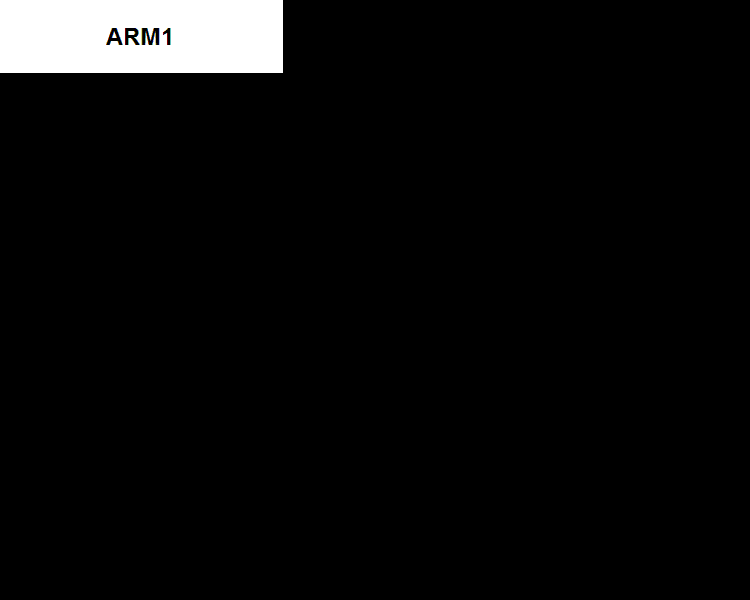
#> input picture APS2-kernels-spatial_operators/Figuras_APS2/Fig3_Arm1.bmp, 750 x 600 px
$ python ex_3_control_robot.py
#> lines starting #> are read from the running program, lines starting #| are printed output that depends on the picture
# Goal: Control a robotic arm by the angle of each coordinate system relative to the one before

import cv2
import matplotlib.pyplot as plt
import numpy as np

arm_1 = cv2.imread("Figuras_APS2/Fig3_Arm1.bmp", cv2.IMREAD_GRAYSCALE)
#> arm_1: shape (600, 750); min 0, max 255, mean 11.4
arm_2 = cv2.imread("Figuras_APS2/Fig3_Arm2.bmp", cv2.IMREAD_GRAYSCALE)
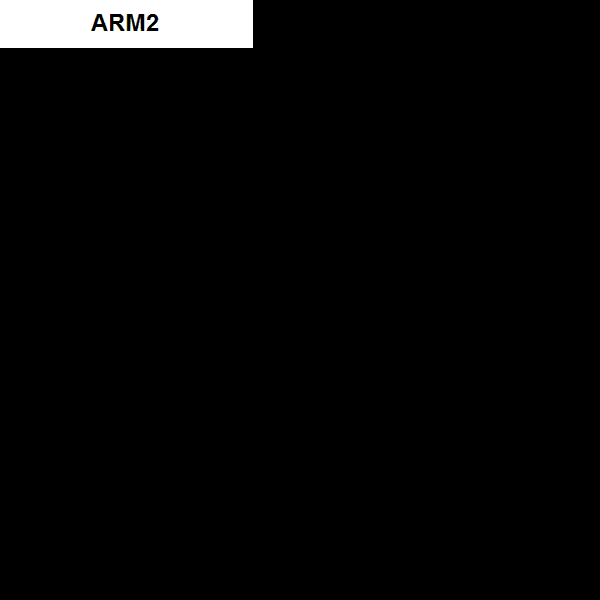
#> input picture APS2-kernels-spatial_operators/Figuras_APS2/Fig3_Arm2.bmp, 600 x 600 px
#> arm_2: shape (600, 600); min 0, max 255, mean 8.2
base = cv2.imread("Figuras_APS2/Fig3_Base.bmp", cv2.IMREAD_GRAYSCALE)
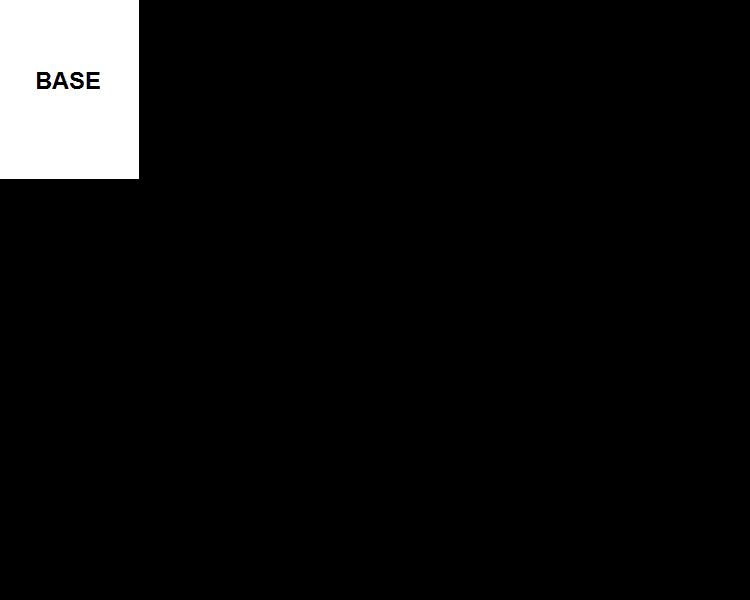
#> input picture APS2-kernels-spatial_operators/Figuras_APS2/Fig3_Base.bmp, 750 x 600 px
#> base: shape (600, 750); min 0, max 255, mean 13.8

arm_1 = arm_1.astype("int32")
#> arm_1: shape (600, 750) int32; 23 distinct labels, from 0 to 255
arm_2 = arm_2.astype("int32")
#> arm_2: shape (600, 600) int32; 21 distinct labels, from 0 to 255
base = base.astype("int32")
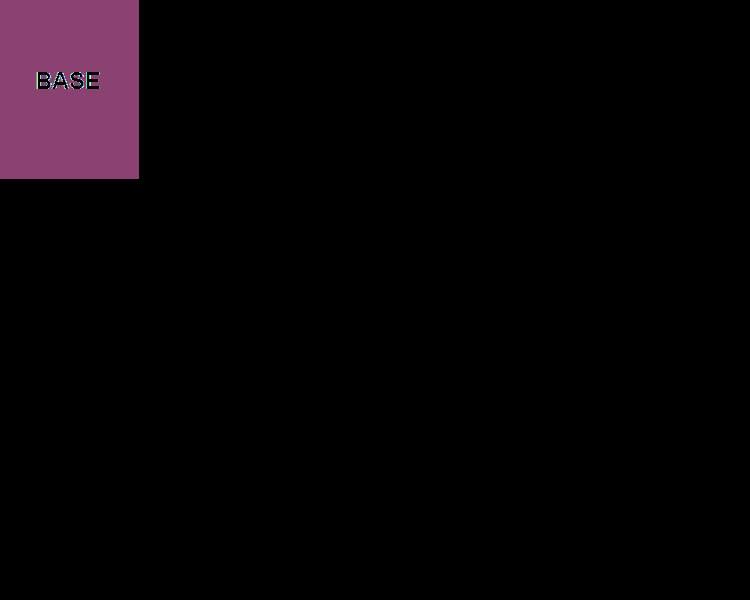
#> base: shape (600, 750) int32; 16 distinct labels, from 0 to 255; one colour per label, 0 black


(h, w) = base.shape
#> h = 600; w = 750


alpha1 = np.pi/12
x1 = 140
y1 = 180
transf_1 = np.array([[np.cos(alpha1), -np.sin(alpha1), x1],
                      [np.sin(alpha1),  np.cos(alpha1), y1],
                      [     0,              0,         1]])

alpha2 = np.pi/6
x2 = 285
y2 = 75

transf_2 = np.array([[np.cos(alpha2), -np.sin(alpha2), x2],
                      [np.sin(alpha2),  np.cos(alpha2), y2],
                      [     0,              0,         1]])


# Uses the inverse of the transformation matrix to fill the final image
def fill_before(w, h, matrix, img): # Fill the pixel before
#> called with w = 750, h = 600, matrix = array of shape (3, 3)
    img_final = np.zeros((h, w), dtype="int32")
    for u in range(w):
        for v in range(h):
            after = np.array([u, v, 1])
            # after = np.array([u, w])
            result = np.matmul(np.linalg.inv(matrix), after)
            x = int(result[0]/result[2])
            y = int(result[1]/result[2])
            #if x < w and y < h:
            if (x >= 0) and (x <= (w-1)) and (y >= 0) and (y <= (h-1)):
                img_final[v, u] = img[y, x]
            else:
                pass
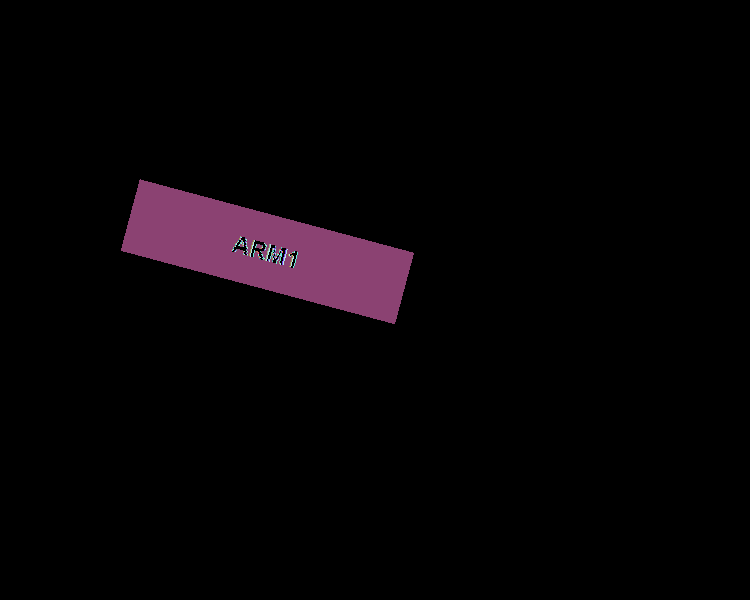
#> img_final: shape (600, 750) int32; 23 distinct labels, from 0 to 255; one colour per label, 0 black
    return img_final


positioned_arm_1 = fill_before(w, h, transf_1, arm_1)
positioned_arm_2 = fill_before(w, h, np.matmul(transf_1,transf_2), arm_2)
#> call 2 of fill_before, with w = 750, h = 600, matrix = array of shape (3, 3)
#> after the loop in fill_before (call 2), `for u in range(w):`:
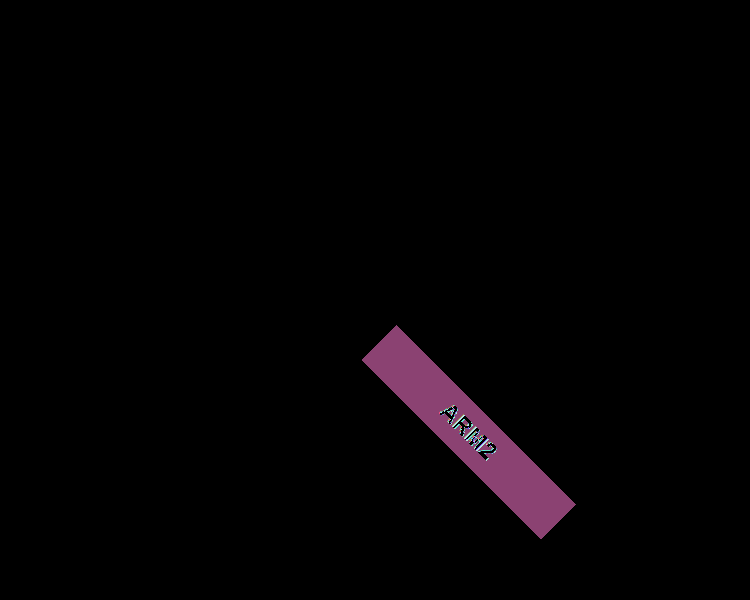
#> img_final: shape (600, 750) int32; 21 distinct labels, from 0 to 255; one colour per label, 0 black
img_final = base + positioned_arm_1 + positioned_arm_2
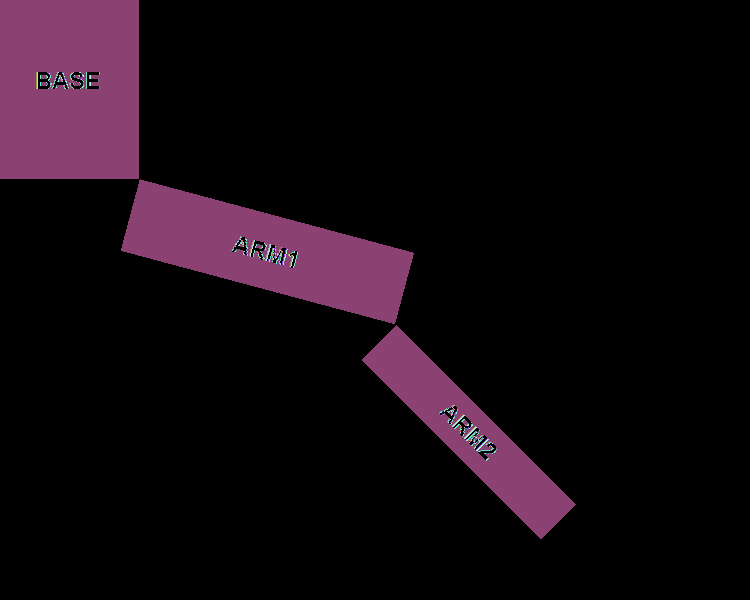
#> img_final: shape (600, 750) int32; 23 distinct labels, from 0 to 255; one colour per label, 0 black

# Display the pattern
plt.imshow(img_final.astype("uint8"), cmap="gray")
plt.show()
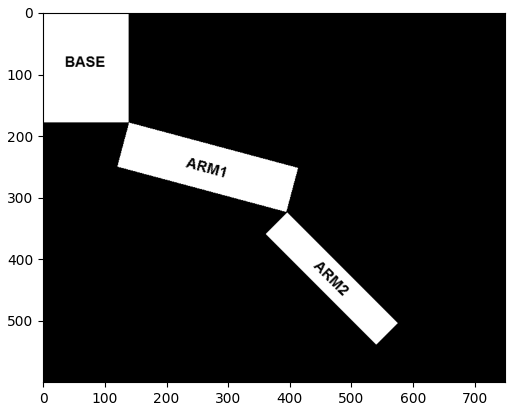
#> figure drawn by matplotlib, 1 panel
